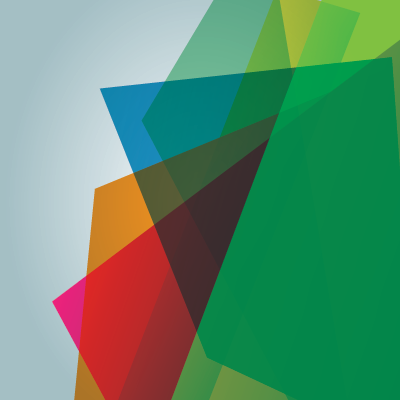
%> input picture zExperi/MainCSA_EXE/App/for_testing/splash.png, 400 x 400 px
$ octave --eval "result = SPAM686('../../zExperi/MainCSA_EXE/App/for_testing/splash.png');"   (GNU Octave 9; MATLAB toolbox functions it lacks are replaced by stand-ins)
%> lines starting %> are read from the running program, lines starting %| are printed output that depends on the picture
function F = SPAM686(IMG)
% -------------------------------------------------------------------------
% Contact: jan@kodovsky.com | fridrich@binghamton.edu | November 2011
%          http://dde.binghamton.edu/download/feature_extractors
% -------------------------------------------------------------------------
% Extracts spatial domain SPAM features, 2nd order, T=3. Dimensionality
% 686. See the original publication [1] for more details. In this
% implementation, we incorporated the following two modifications as
% compared to [1] (slightly better performance):
%  - marginalization of elements out of [-T,T] into borders (NOT throwing
%    them away)
%  - joint sample distribution (co-occurrence) instead of transition
%    probability matrix (different normalization)
% -------------------------------------------------------------------------
% Input: IMG ... input images (can be also JPEG image)
% Output: F .... resulting SPAM features
% -------------------------------------------------------------------------
% [1] T. Pevny, P. Bas, and J. Fridrich, Steganalysis by Subtractive Pixel
% Adjacency Matrix IEEE Trans. on Info. Forensics and Security, vol. 5(2),
% pp. 215鈥?24, 2010.
% -------------------------------------------------------------------------

% 若IMG是像素矩阵,则调用
if(isnumeric(IMG))
    F = spam_extract_2( double(IMG),3 );
else
    F = spam_extract_2(double(imread(IMG)),3);
end
F = F';


function F = spam_extract_2(X,T)
%> called with T = 3

% horizontal left-right
D = X(:,1:end-1) - X(:,2:end);
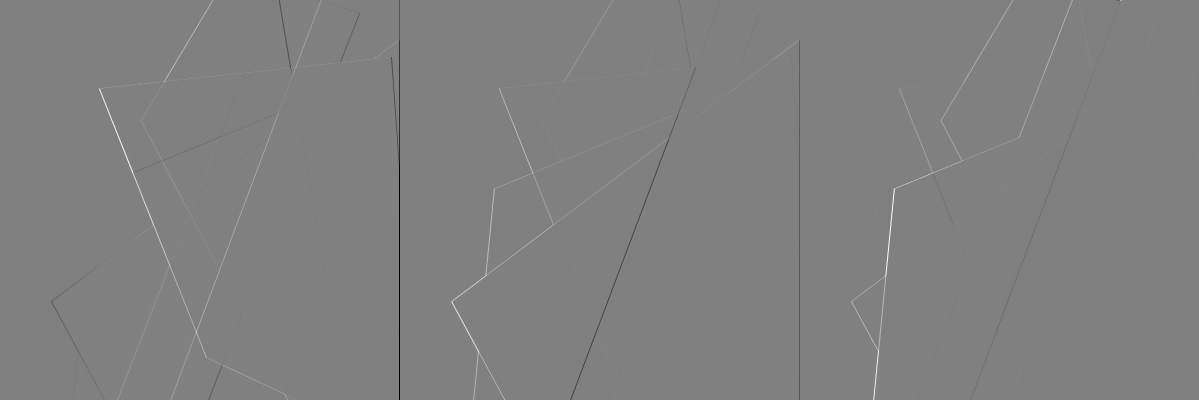
%> D: size 400x1199 double; min -189, max 186, mean 0.1; drawn with min black and max white
L = D(:,3:end); C = D(:,2:end-1); R = D(:,1:end-2);
Mh1 = GetM3(L,C,R,T);
%> in GetM3, `M = M(:)/sum(M(:));`: M = 343 values, max 0.639 at index 172, min 0 at index 13, mean 0.00292
%> Mh1 has the same summary as M in GetM3

% horizontal right-left
D = -D;
L = D(:,1:end-2); C = D(:,2:end-1); R = D(:,3:end);
Mh2 = GetM3(L,C,R,T);
%> Mh2 has the same summary as M in GetM3
% vertical bottom top
D = X(1:end-1,:) - X(2:end,:);
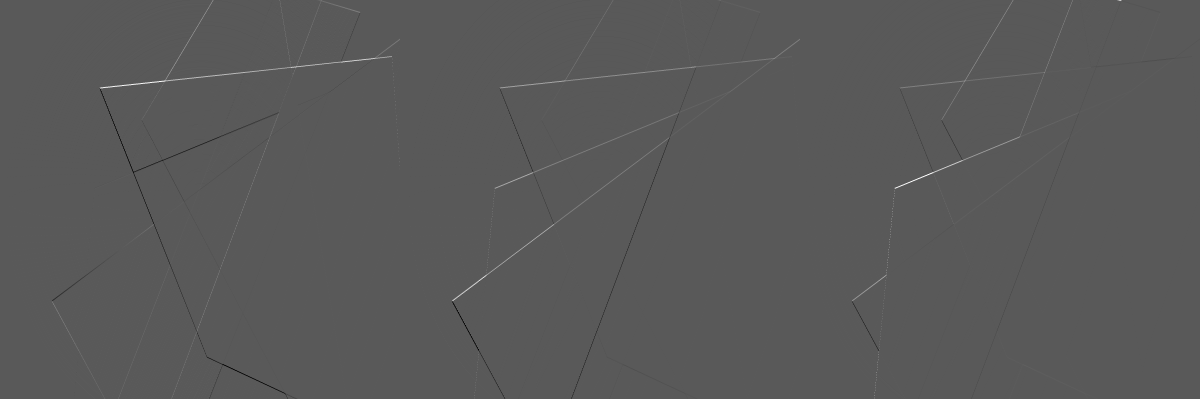
%> D: size 399x1200 double; min -101, max 187, mean 0.1; drawn with min black and max white
L = D(3:end,:); C = D(2:end-1,:); R = D(1:end-2,:);
Mv1 = GetM3(L,C,R,T);
%> Mv1 = 343 values, max 0.784 at index 172, min 0 at index 14, mean 0.00292

% vertical top bottom
D = -D;
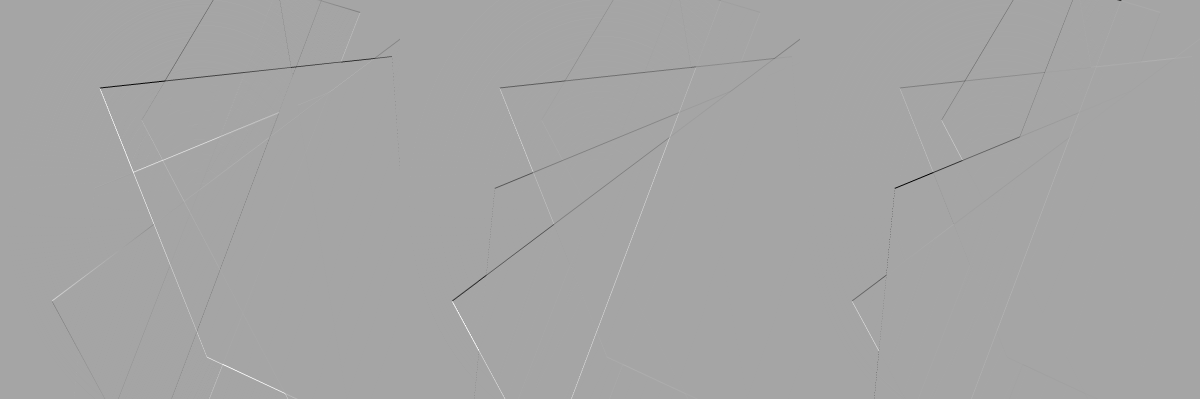
%> D: size 399x1200 double; min -187, max 101, mean -0.1; drawn with min black and max white
L = D(1:end-2,:); C = D(2:end-1,:); R = D(3:end,:);
Mv2 = GetM3(L,C,R,T);
%> Mv2 has the same summary as Mv1

% diagonal left-right
D = X(1:end-1,1:end-1) - X(2:end,2:end);
%> D: size 399x1199 double
L = D(3:end,3:end); C = D(2:end-1,2:end-1); R = D(1:end-2,1:end-2);
Md1 = GetM3(L,C,R,T);
%> Md1 = 343 values, max 0.57 at index 172, min 0 at index 30, mean 0.00292

% diagonal right-left
D = -D;
L = D(1:end-2,1:end-2); C = D(2:end-1,2:end-1); R = D(3:end,3:end);
Md2 = GetM3(L,C,R,T);
%> Md2 = 343 values, max 0.57 at index 172, min 0 at index 9, mean 0.00292

% minor diagonal left-right
D = X(2:end,1:end-1) - X(1:end-1,2:end);
L = D(1:end-2,3:end); C = D(2:end-1,2:end-1); R = D(3:end,1:end-2);
Mm1 = GetM3(L,C,R,T);
%> Mm1 = 343 values, max 0.667 at index 172, min 0 at index 13, mean 0.00292

% minor diagonal right-left
D = -D;
L = D(3:end,1:end-2); C = D(2:end-1,2:end-1); R = D(1:end-2,3:end);
Mm2 = GetM3(L,C,R,T);
%> Mm2 has the same summary as Mm1

F1 = (Mh1+Mh2+Mv1+Mv2)/4;
%> F1 = 343 values, max 0.711 at index 172, min 0 at index 37, mean 0.00292
F2 = (Md1+Md2+Mm1+Mm2)/4;
%> F2 = 343 values, max 0.618 at index 172, min 0 at index 44, mean 0.00292
F = [F1;F2];
%> F = 686 values, max 0.711 at index 172, min 0 at index 37, mean 0.00292

function M = GetM3(L,C,R,T)
% marginalization into borders
L = L(:); L(L<-T) = -T; L(L>T) = T;
C = C(:); C(C<-T) = -T; C(C>T) = T;
R = R(:); R(R<-T) = -T; R(R>T) = T;

% get cooccurences [-T...T]
M = zeros(2*T+1,2*T+1,2*T+1);
for i=-T:T
    C2 = C(L==i);
    R2 = R(L==i);
    for j=-T:T
        R3 = R2(C2==j);
        for k=-T:T
            M(i+T+1,j+T+1,k+T+1) = sum(R3==k);
        end
    end
end

% normalization
M = M(:)/sum(M(:));
%> `result = SPAM686('../../zExperi/MainCSA_EXE/App/for_testing/splash.png..`: result has the same summary as F in spam_extract_2
